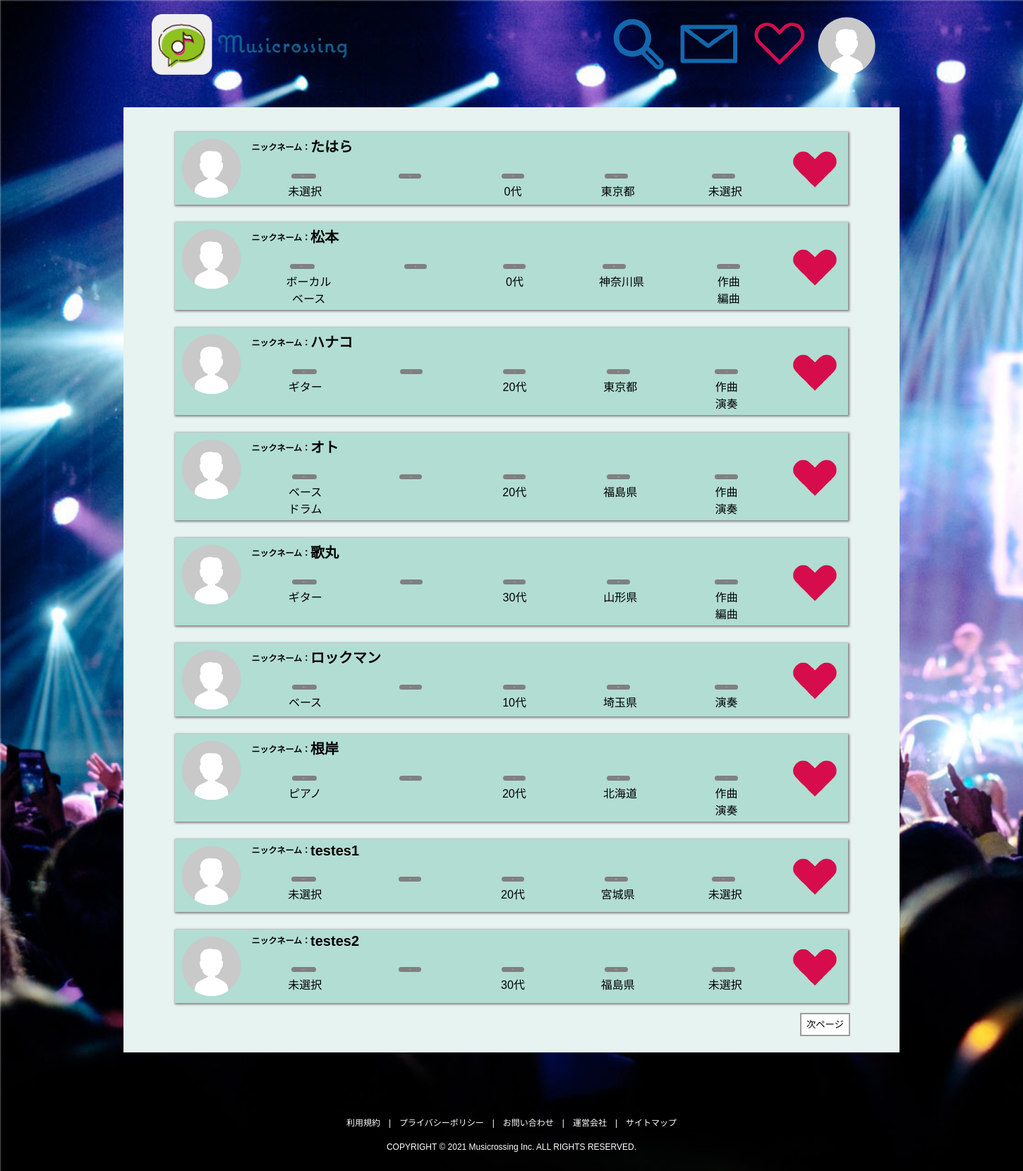
The page / on the database its author committed.
### tables this page shows
CREATE TABLE `users` (
  `id` int(11) NOT NULL COMMENT 'ID',
  `nickname` varchar(50) DEFAULT NULL COMMENT 'ニックネーム',
  `gender` tinyint(4) NOT NULL DEFAULT '0' COMMENT '性別',
  `age` tinyint(4) DEFAULT NULL COMMENT '年代',
  `state_id` tinyint(4) DEFAULT NULL COMMENT '都道府県',
  `self_introduction` text COMMENT '自己紹介',
  `email` varchar(100) NOT NULL COMMENT 'メールアドレス',
  `password` varchar(100) NOT NULL COMMENT 'パスワード',
  `thumbnail_path` varchar(255) DEFAULT NULL COMMENT 'サムネイルパス',
  `created_at` datetime NOT NULL DEFAULT CURRENT_TIMESTAMP COMMENT '登録時間',
  `updated_at` datetime DEFAULT NULL COMMENT '更新時間',
  `del_flg` tinyint(1) NOT NULL COMMENT '論理削除'
);

CREATE TABLE `state_mst` (
  `id` tinyint(3) UNSIGNED NOT NULL,
  `name` varchar(255) DEFAULT NULL
);

CREATE TABLE `part` (
  `id` int(11) NOT NULL COMMENT 'ID',
  `user_id` int(11) NOT NULL COMMENT 'ユーザID',
  `part_id` int(11) NOT NULL COMMENT 'パートID'
);

CREATE TABLE `part_mst` (
  `id` int(11) NOT NULL COMMENT 'ID',
  `part` varchar(10) NOT NULL COMMENT 'パート名'
);

CREATE TABLE `work` (
  `id` int(11) NOT NULL COMMENT 'ID',
  `user_id` int(11) NOT NULL COMMENT 'ユーザID',
  `work_id` int(11) NOT NULL COMMENT 'パートID'
);

CREATE TABLE `work_mst` (
  `id` int(11) NOT NULL COMMENT 'ID',
  `work` varchar(15) NOT NULL COMMENT '業務領域名'
);

### public/index.php (called while the page is built, shortened)
<?php
$parse = parse_url($_SERVER["REQUEST_URI"]);
if(mb_substr($parse['path'], -1) === '/') {
  $parse['path'] .= $_SERVER["SCRIPT_NAME"];
}
require_once(ROOT_PATH. 'Views'. $parse['path']);
?>

### Models/Db.php (called while the page is built, shortened)
<?php
class Db {
    private $conf = [
        'host' => DB_HOST,
        'db' => DB_NAME,
        'user' => DB_USER,
        'password' => DB_PASSWD,
        'charset' => DB_CHARSET
    ];
    protected $sqlError = [
        'connect' => 'データベースへの接続に失敗しました。',
        'select' => '%sテーブルからの%s情報の取得に失敗しました。',
        'update' => '%sテーブルへの%s情報の更新に失敗しました。',
        'insert' => '%sテーブルへの%s情報の登録に失敗しました。',
        'delete' => '%sテーブルからの%s情報の削除に失敗しました。',
    ];
    public function __construct($pdo = null) {
        if(!$pdo){
             try{
                $dsn = "mysql:host={$this->conf['host']};dbname={$this->conf['db']};charset={$this->conf['charset']};";
                $options = [
                    PDO::ATTR_ERRMODE => PDO::ERRMODE_EXCEPTION,
                    PDO::ATTR_EMULATE_PREPARES => false
                ];
                $this->pdo = new PDO($dsn, $this->conf['user'], $this->conf['password'], $options);
            } catch (PDOException $e) {
                $this->getErrorInfo($this->sqlError['connect'], $e);
                echo "接続失敗: " . $e->getMessage() . "\n";
                exit();
            }
         }else{
            $this->pdo = $pdo;
        }
    }
}
?>

### Controllers/MusicrossingController.php (called while the page is built, shortened)
<?php
  require_once(ROOT_PATH .'Models/User.php');
  class MusicrossingController {
    private $User;
    public function __construct() {
      $this->User = new User();
    }
    public function index() {
      $users = $this->User->userAll();
      $parts = $this->User->partAll();
      $part_name = $this->User->partMstAll();
      $works = $this->User->workAll();
      $work_name = $this->User->workMstAll();
      $state_name = $this->User->stateMstAll();
      $params = ['users' => $users,
                 'parts' => $parts,
                 'part_name' => $part_name,
                 'works' => $works,
                 'work_name' => $work_name,
                 'state_name' => $state_name,
                ];
      return $params;
    }
  }
?>

### Models/User.php (called while the page is built, shortened)
<?php
require_once(ROOT_PATH .'/Models/Db.php');
class User extends Db {
    public function partMstAll():Array {
        $sql = 'SELECT * FROM part_mst';
        $sth = $this->pdo->prepare($sql);
        $sth->execute();
        $result = $sth->fetchAll(PDO::FETCH_ASSOC);
        return $result;
    }
    public function workMstAll():Array {
        $sql = 'SELECT * FROM work_mst';
        $sth = $this->pdo->prepare($sql);
        $sth->execute();
        $result = $sth->fetchAll(PDO::FETCH_ASSOC);
        return $result;
    }
    public function stateMstAll():Array {
        $sql = 'SELECT * FROM state_mst';
        $sth = $this->pdo->prepare($sql);
        $sth->execute();
        $result = $sth->fetchAll(PDO::FETCH_ASSOC);
        return $result;
    }
    public function userAll() {
        $sql = 'SELECT * FROM users WHERE del_flg = 0';
        $sth = $this->pdo->prepare($sql);
        $sth->execute();
        $result = $sth->fetchAll(PDO::FETCH_ASSOC);
        return $result;
    }
    public function partAll() {
        $sql = 'SELECT * FROM part';
        $sth = $this->pdo->prepare($sql);
        $sth->execute();
        $result = $sth->fetchAll(PDO::FETCH_ASSOC);
        return $result;
    }
    public function workAll() {
        $sql = 'SELECT * FROM work';
        $sth = $this->pdo->prepare($sql);
        $sth->execute();
        $result = $sth->fetchAll(PDO::FETCH_ASSOC);
        return $result;
    }
}
?>

### Views/top/index.php (the view, shortened to what this page needs)
<?php
require_once(ROOT_PATH .'Controllers/MusicrossingController.php');
$mc = new MusicrossingController();
$result = $mc->index();
?>
<!DOCTYPE html>
<html>
<head>
  <link rel="stylesheet" type="text/css" href="/css/base.css">
</head>
<body>
<?php include '../Views/header.php'; ?>
<section>
<div class="background">
  <div class="listbox">
    <?php foreach ($result['users'] as $user): ?>
      <?php $work_count = 0; ?>
      <?php $part_count = 0; ?>
      <a href="userprofile.php?id=<?=$user['id']; ?>">
        <div class="users">
          <div class="photo">
            <img src="/img/profile.png">
          </div>
          <div class="list">
            <div class="name-box">
              <p style="font-size: 12px; font-weight: bold; padding-bottom: 5px;">ニックネーム：</p>
              <p class="name"><?=$user['nickname'] ;?></p>
            </div>
            <div class="detail">
              <div class="part-box">
                <p class="users-item-title">担当パート</p>
                <div class="part">
                  <?php foreach ($result['parts'] as $part): ?>
                    <?php if ($part['user_id'] === $user['id']): ?>
                      <p><?=$result['part_name'][$part['part_id']-1]['part']; ?></p>
                      <?php $part_count++; ?>
                    <?php else: ?>
                      <?php false; ?>
                    <?php endif; ?>
                  <?php endforeach; ?>
                  <?php if ($part_count === 0): ?>
                    <p>未選択</p>
                  <?php endif; ?>
                </div>
              </div>
              <div class="gender-box">
                <p class="users-item-title">性別</p>
              </div>
              <div class="age-box">
                <p class="users-item-title">年代</p>
                <div class="age">
                  <?php if ($user['age'] === 0): ?>
                    <p><?='非公開'; ?></p>
                  <?php else: ?>
                    <p><?=$user['age'] ;?>代</p>
                  <?php endif; ?>
                </div>
              </div>
              <div class="state-box">
                <p class="users-item-title">現住地</p>
                <div class="state">
                  <p><?= $result['state_name'][$user['state_id']-1]['name']; ?></p>
                </div>
              </div>
              <div class="skill-box">
                <p class="users-item-title">スキル</p>
                <div class="skill">
                  <?php foreach ($result['works'] as $work): ?>
                    <?php if ($work['user_id'] === $user['id']): ?>
                      <p><?=$result['work_name'][$work['work_id']-1]['work']; ?></p>
                      <?php $work_count++; ?>
                    <?php else: ?>
                      <?php false; ?>
                    <?php endif; ?>
                  <?php endforeach; ?>
                  <?php if ($work_count === 0): ?>
                    <p>未選択</p>
                  <?php endif; ?>
                </div>
              </div>
            </div>
          </div>
          <div class="faborite-done">
            <img src="/img/favorite_done.png">
          </div>
        </div>
      </a>
    <?php endforeach; ?>
        <ul class="result">
          <li class="next">
            <a href="#">次ページ</a>
          </li>
        </ul>
      </div>
      </div>
</section>
</body>
</html>

### Views/header.php (shortened to what this page needs)
<!DOCTYPE html>
<html>
<head>
    <link rel="stylesheet" type="text/css" href="/css/base.css">
</head>
<body>
    <header>
        <div class="header-contents">
            <div class="logo">
                <a href="index.php"><img src="/img/logo.png" alt="Musicrossing"></a>
            </div>
            <div class="menu">
                <div class="search">
                    <a href="search.php"><img src="/img/search.png" alt="検索"></a>
                </div>
                <div class="exchange">
                <a href="exchange.php?id=<?=$_SESSION['user_id']; ?>"><img src="/img/exchange.png" alt="やり取り"></a>
                </div>
                <div class="favorite">
                    <a href="favorite.php"><img src="/img/favorite.png" alt="お気に入り"></a>
                </div>
                <div class="profile">
                    <a href="profile.php?disp_type=view"><img src="/img/profile.png" alt="マイページ"></a>
                    <p><span style="color: magenta; font-size: 13px; font-weight: bold; "><?=$_SESSION['name']; ?></span>さん<br>ログイン中</p>
                </div>
            </div>
        </div>
    </header>
</body>
</html>

### public/css/base.css (style rules this page uses)
body, h1, h2, h3, h4, h5, h6, p, address, ul, ol, li, dl, dt, dd, img, table, form, tr, th, td { margin: 0; padding: 0; list-style-type: none; }
img { width: 100%; border-style: none; display: block; }
a { text-decoration: none; }
body { font-family: 'ヒラギノ角ゴ Pro W3', 'Hiragino Kaku Gothic Pro', 'メイリオ', Meiryo, 'ＭＳ Ｐゴシック', sans-serif; }
header { width: 1100px; margin: 0 auto; }
.header-contents { display: flex; width: 1100px; padding: 20px; }
.menu { display: flex; margin: 0 0 0 auto; padding-right: 20px; }
.logo { width: 280px; padding-left: 20px; }
.search { width: 100px; }
.exchange { width: 100px; }
.favorite { width: 100px; }
.profile { width: 90px; padding-right: 30px; color: white; }
.profile p { font-size: 5px; text-align: center; }
.listbox { width: 1100px; margin: 0 auto; padding-top: 10px; background-color: rgb(230, 243, 240); }
.users { margin-top: 25px; margin-left: 73px; margin-right: 73px; display: flex; background-color: rgb(178, 221, 210); color: black; box-shadow: 1px 1px 3px 1px gray; }
.users-item-title { margin: 5px; padding: 3px 15px; font-size: 1px; color: white; background-color: gray; border-radius: 9px; display: inline-block; }
.photo { width: 100px; padding: 5px; }
.list { width: 800px; font-size: 15pt; padding: 5px; }
.part, .gender, .age, .state, .skill { text-align: center; }
.name-box { display: flex; align-items: flex-end; }
.name { font-weight: bold; font-size: 15pt; }
.detail { display: flex; justify-content: space-around; font-size: 12pt; font-weight: normal; padding-top: 15px; }
.faborite-done { width: 100px; margin: auto; }
.result { width: 1220px; height: 30px; padding: 20px; padding-right: 150px; text-align: right; }
.next { width: 1010px; }
.next a { background: #fff; border: 2px solid #9d9d9d; width: 150px; color: #000; text-align: center; text-decoration: none; font-size: 10pt; padding: 7px; }
footer { margin: 70px 0px 30px 0px; }
footer p { width: 1250px; margin: auto; padding-top: 20px; font-size: 12px; text-align: center; color: white; }
body { background-image: url(/img/background.jpg); background-size: cover; }

### rows shown on the page
users: nickname "たはら", shows "未選択", age "0", state.name "東京都"
users: nickname "松本", age "0", state.name "神奈川県"
part: part.part "ボーカル"
part: part.part "ベース"
work: work.work "作曲"
work: work.work "編曲"
users: nickname "ハナコ", age "20", state.name "東京都"
part: part.part "ギター"
work: work.work "作曲"
work: work.work "演奏"
users: nickname "オト", age "20", state.name "福島県"
part: part.part "ベース"
part: part.part "ドラム"
work: work.work "作曲"
work: work.work "演奏"
users: nickname "歌丸", age "30", state.name "山形県"
part: part.part "ギター"
work: work.work "作曲"
work: work.work "編曲"
users: nickname "ロックマン", age "10", state.name "埼玉県"
part: part.part "ベース"
work: work.work "演奏"
users: nickname "根岸", age "20", state.name "北海道"
part: part.part "ピアノ"
work: work.work "作曲"
work: work.work "演奏"
users: nickname "testes1", shows "未選択", age "20", state.name "宮城県"
users: nickname "testes2", shows "未選択", age "30", state.name "福島県"
